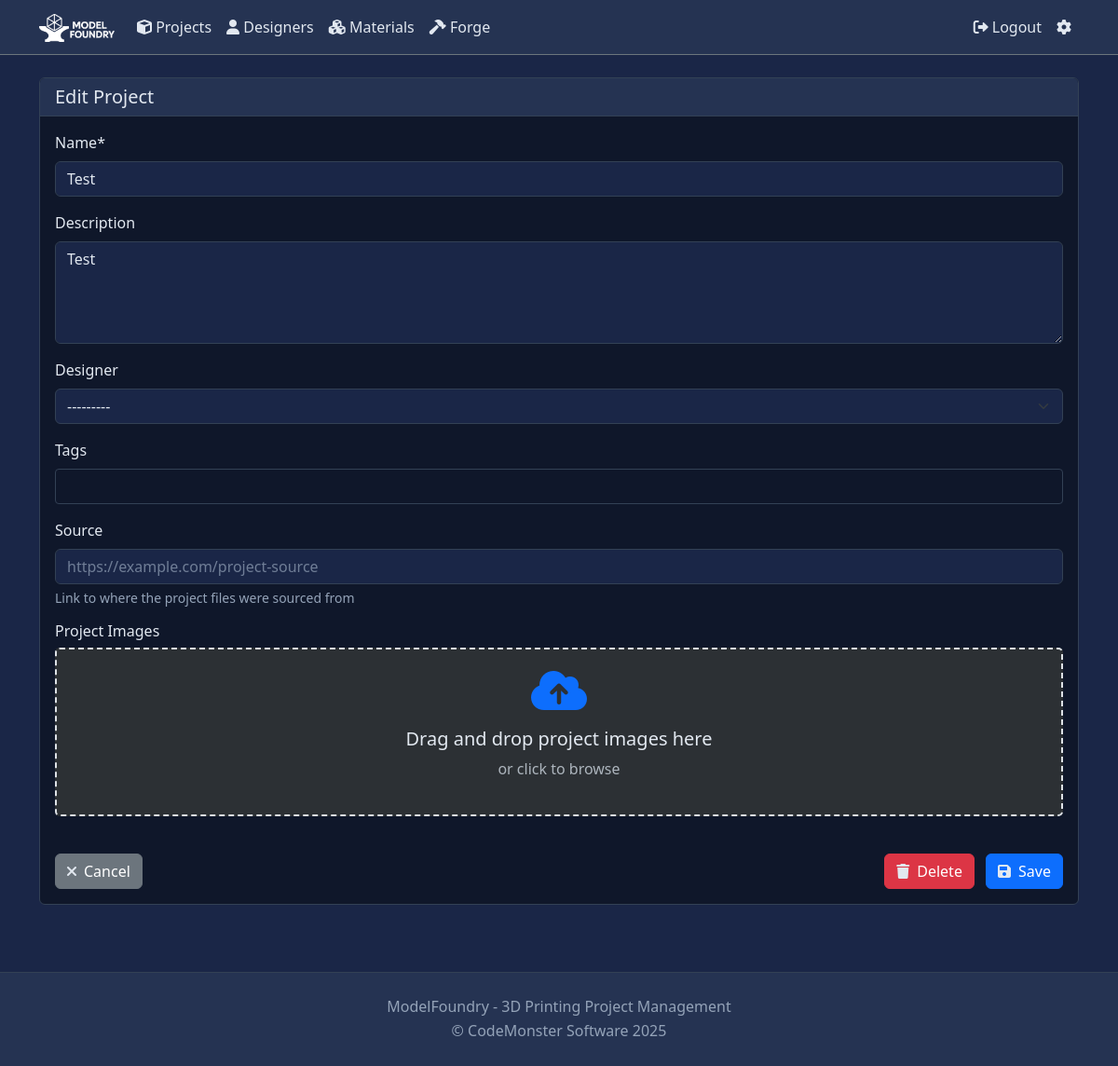
The page /project/1/update/ (signed in) on the database its author committed.
### projects/models.py (models this page shows, shortened)
class Project(models.Model):
    name = models.CharField(max_length=100)
    description = models.TextField(blank=True)
    user = models.ForeignKey(User, on_delete=models.CASCADE, related_name='projects')
    created_at = models.DateTimeField(auto_now_add=True)
    updated_at = models.DateTimeField(auto_now=True)
    designer = models.ForeignKey(Designer, on_delete=models.SET_NULL, null=True, blank=True, related_name='projects')
    tags = models.ManyToManyField(Tag, blank=True, related_name='projects')
    source = models.URLField(max_length=500, blank=True, help_text="Link to where the project files were sourced from")

### projects/views.py (the view, shortened to what this page needs)
# urls.py: path('project/<int:pk>/update/', views.update_project, name='project_update'),
@login_required
def update_project(request, pk):
    project = get_object_or_404(Project, pk=pk)
    if project.user != request.user:
        return HttpResponseForbidden()
    form = ProjectForm(instance=project)
    return render(request, 'projects/project_form.html', {
        'form': form,
        'project': project
    })

### projects/forms.py (shortened to what this page needs)
class ProjectForm(forms.ModelForm):
    tags = forms.CharField(
        required=False,
        widget=TagsInput()
    )
    class Meta:
        model = Project
        fields = ['name', 'description', 'designer', 'tags', 'source']
        widgets = {
            'description': forms.Textarea(attrs={'rows': 4}),
            'source': forms.URLInput(attrs={'placeholder': 'https://example.com/project-source'}),
        }
    def __init__(self, *args, **kwargs):
        super().__init__(*args, **kwargs)
        self.helper = FormHelper()
        self.helper.form_tag = False
        self.helper.layout = Layout(
            'name',
            'description',
            'designer',
            'source',
            Div(
                'tags',
                css_class='form-group'
            )
        )
        self.fields['designer'].queryset = Designer.objects.all().order_by('name')
        if self.instance.pk:
            self.initial['tags'] = ', '.join(tag.name for tag in self.instance.tags.all())

### projects/context_processors.py (called while the page is built)
def demo_banner(request):
    return {
        'DEMO_BANNER_TEXT': os.environ.get('DEMO_BANNER_TEXT', '')
    }

### projects/forms.py (called while the page is built)
    def get_context(self, name, value, attrs):
        context = super().get_context(name, value, attrs)
        context['widget']['attrs'].update({
            'class': 'form-control',
            'data-role': 'tagsinput',
            'placeholder': 'Add tags...'
        })
        return context

### projects/templatetags/theme.py (called while the page is built)
@register.simple_tag(takes_context=True)
def get_theme(context):
    request = context.get('request')
    if not request:
        return 'dark-theme'  # Default theme
    theme = request.COOKIES.get('theme_preference')
    if not theme and request.user.is_authenticated:
        try:
            appearance_settings = UserSettings.objects.get(
                user=request.user,
                settings_type='appearance'
            )
            if appearance_settings.settings_data:
                appearance_data = json.loads(appearance_settings.settings_data)
                theme = appearance_data.get('theme_preference')
        except (UserSettings.DoesNotExist, json.JSONDecodeError):
            pass
    if not theme:
        theme = 'dark'
    if theme == 'dark':
        return ''  # No class needed for dark theme (default)
    else:
        return f'{theme}-theme'

### projects/templates/projects/project_form.html (shortened to what this page needs)
{% extends 'projects/base.html' %}
{% load crispy_forms_tags %}
{% block content %}
<div class="container py-4">
    <div class="card">
        <div class="card-header">
            <h5 class="mb-0">{% if project %}Edit{% else %}New{% endif %} Project</h5>
        </div>
        <div class="card-body">
            <form method="post" enctype="multipart/form-data" id="projectForm">
                {{ form|crispy }}
                <div class="mb-4">
                    <h6>Project Images</h6>
                    <div class="upload-area" id="uploadArea">
                        <i class="fas fa-cloud-upload-alt fa-3x mb-3 text-primary"></i>
                        <h5>Drag and drop project images here</h5>
                        <p class="text-muted">or click to browse</p>
                    </div>
                </div>
                <div class="d-flex justify-content-between">
                    <a href="{% if project %}{% url 'projects:project_detail' project.id %}{% else %}{% url 'projects:project_list' %}{% endif %}" class="btn btn-secondary">
                        <i class="fas fa-times me-2"></i>Cancel
                    </a>
                    <div>
                        {% if project %}
                        <a href="{% url 'projects:project_delete' project.id %}" class="btn btn-danger me-2">
                            <i class="fas fa-trash me-2"></i>Delete
                        </a>
                        {% endif %}
                        <button type="submit" class="btn btn-primary">
                            <i class="fas fa-save me-2"></i>Save
                        </button>
                    </div>
                </div>
            </form>
        </div>
    </div>
</div>
{% endblock %}

### projects/static/projects/css/style.css (style rules this page uses)
:root { --bg-dark: #1a1a1a; --bg-darker: #121212; --bg-grey: #2d2d2d; --text-light: #e0e0e0; --text-muted: #a0a0a0; --border-dark: #404040; --primary-color: #0d6efd; --border-color: var(--border-dark); }

### projects/templates/projects/base.html (style rules this page uses)
:root { --bg-dark: #1a1a1a; --bg-darker: #121212; --bg-grey: #2d2d2d; --text-light: #e0e0e0; --text-muted: #a0a0a0; --border-dark: #404040; --primary-color: #0d6efd; }
:root.midnight-theme { --bg-dark: #1a2647; --bg-darker: #0f172a; --bg-grey: #253352; --text-light: #e2e8f0; --text-muted: #94a3b8; --border-dark: #334155; --primary-color: #3b82f6; }
body { background-color: var(--bg-dark); color: var(--text-light); }
p, span, div, a, li, label, small, strong, em, i, b { color: var(--text-light); }
h1, h2, h3, h4, h5, h6, .h1, .h2, .h3, .h4, .h5, .h6, .display-1, .display-2, .display-3, .display-4, .display-5, .display-6, .card-title, .card-subtitle, .modal-title, .modal-header h1, .modal-header h2, .modal-header h3, .modal-header h4, .modal-header h5, .modal-header h6, .lead { color: var(--text-light) !important; }
h5, .h5 { font-size: 1.25rem; }
h6, .h6 { font-size: 1rem; }
p { line-height: 1.6; margin-bottom: 1rem; }
.text-muted { color: var(--text-muted) !important; }
.card { background-color: var(--bg-darker); border-color: var(--border-dark); }
.card-header { background-color: var(--bg-grey); border-bottom-color: var(--border-dark); }
.card-header h1, .card-header h5 { color: var(--text-light); margin: 0; }
.form-select, .form-control { background-color: var(--bg-dark); border-color: var(--border-dark); color: var(--text-light) !important; }
.form-control::placeholder, .form-select::placeholder { color: var(--text-muted); opacity: 0.7; }
.form-label { color: var(--text-light); }
.form-text { color: var(--text-muted) !important; }

### projects/templates/projects/project_form.html (style rules this page uses)
.upload-area { border: 2px dashed var(--bs-border-color); border-radius: 5px; padding: 20px; text-align: center; background: #2c3034; cursor: pointer; transition: all 0.3s ease; color: var(--bs-light); margin-bottom: 1rem; }
.upload-area .text-muted { color: var(--bs-gray-500) !important; }

### rows shown on the page
Project: name "Test", description "Test", designer "---------"
